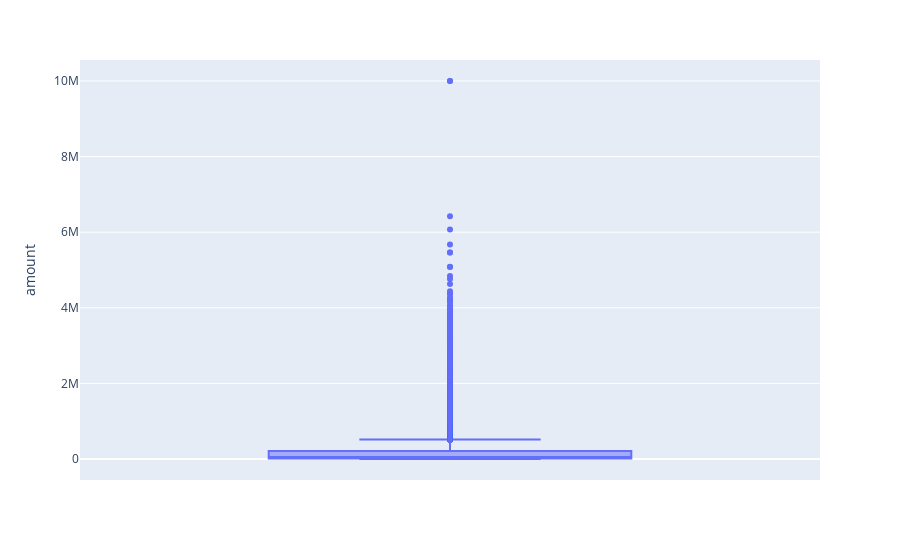

The notebook cell saved with this chart:
### Markdown cell above
<a id='Distribution-Amount'></a>
#### 3.1. Distribution of Amount
>  It is important to understand the distribution of our data, since it can play a major role in model building and also in understanding our data. Going forward we will be using only 100k rows as it takes a lot of time to process all the records for viz and model building. 
> Here we check for the distribution of amount transacted using the application

### Code cell
#Reading the first 100000 rows
small_fin_data = pd.read_csv('Fraud.csv',nrows=100000)

#Distribution of Amount
fig = px.box(small_fin_data, y="amount")
fig.show()

### Figure 1 — Plotly figure (JSON) as saved in the notebook; plotly's stock layout.template omitted (floating-point values rounded to 4 significant figures; data arrays with more than 128 entries replaced by an {"elided": "..."} marker saying what was removed)
{"data": [{"alignmentgroup": "True", "hovertemplate": "amount=%{y}<extra></extra>", "legendgroup": "", "marker": {"color": "#636efa"}, "name": "", "notched": false, "offsetgroup": "", "orientation": "v", "showlegend": false, "type": "box", "x0": " ", "xaxis": "x", "y": {"elided": "100000 float values"}, "y0": " ", "yaxis": "y"}], "layout": {"boxmode": "group", "legend": {"tracegroupgap": 0}, "margin": {"t": 60}, "xaxis": {"anchor": "y", "domain": [0, 1]}, "yaxis": {"anchor": "x", "domain": [0, 1], "title": {"text": "amount"}}}}
